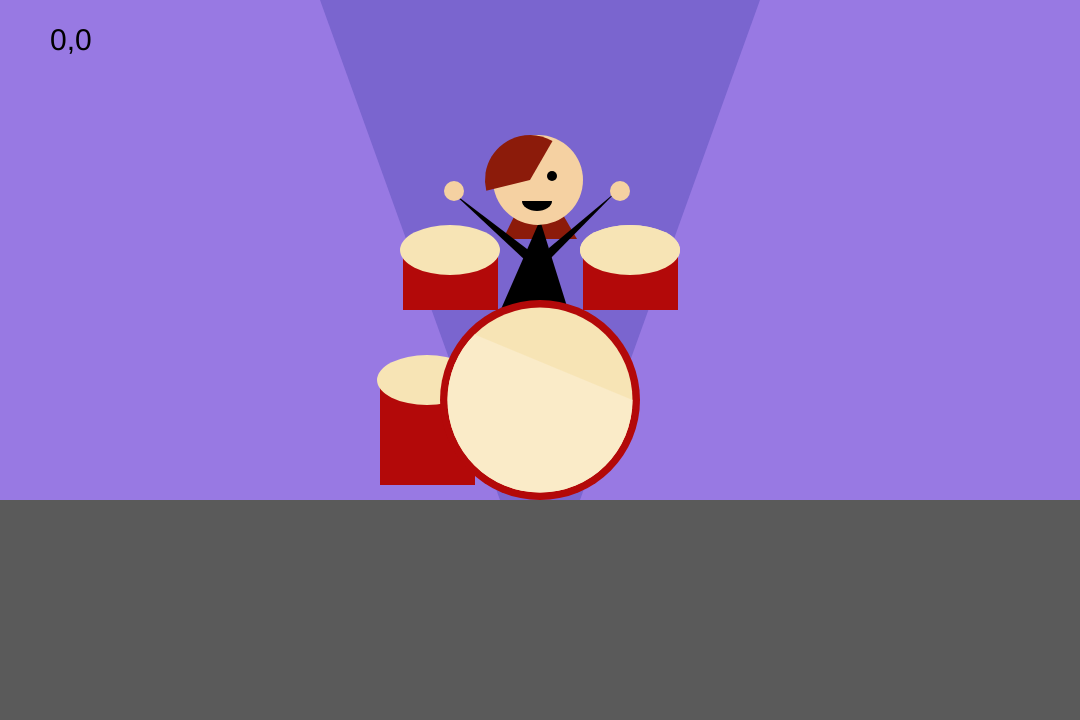
Frame 1 (no input)
Frame 60 (no input): identical to frame 1, image omitted
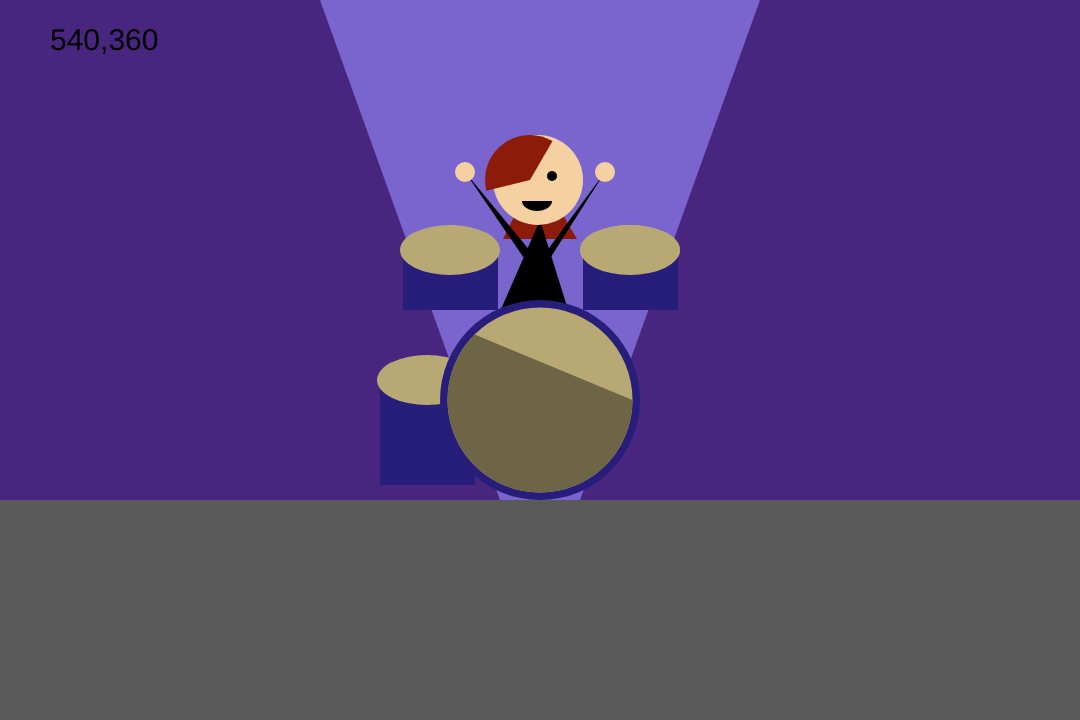
Frame 120 (the mouse pressed at the canvas centre since frame 60)

The p5.js sketch that drew these frames (run headless with seeded random() and noise() and a simulated clock; from frame 60 on, the mouse is pressed at the canvas centre):

// p5.js sketch
// ── sketch.js
function setup() {
  // put setup code here
  createCanvas(1080, 720)
  // rectMode(CENTER)
}

function draw() {
  background(122, 101, 207);
  fill(0);

  if (mouseIsPressed) {
    noStroke()
    // background lights
    fill(72, 38, 128)
    quad(0, 0, 320, 0, 500, 500, 0, 500)
    fill(72, 38, 128)
    quad(760, 0, 1080, 0, 1080, 500, 580, 500,)
    // stage
    ellipse(50, 50, 50, 50);
    fill(90)
    rect(0, 500, 1080, 720);
    // tom drum
    fill(39, 29, 122)
    rect(380, 375, 95, 110);
    fill(184, 169, 116);
    ellipse(427, 380, 100, 50);
    // back of head hair
    fill(140, 27, 10)
    triangle(537, 170, 577, 239, 503, 239)
    // stick
    fill('black')
    triangle(540, 220, 484, 348, 580, 348)
    // person
    fill('black')
    triangle(465, 172, 531, 252, 526, 261)
    triangle(605, 172, 549, 260, 549, 248)
    fill(245, 209, 162)
    ellipse(538, 180, 90, 90)
    ellipse(465, 172, 20, 20)
    ellipse(605, 172, 20, 20)

    // face
    fill('black')
    arc(537, 201, 30, 20, 0, (radians(180)))
    ellipse(520, 176, 10, 10)
    ellipse(552, 176, 10, 10)
    // hair
    fill(140, 27, 10)
    arc(530, 180, 90, 90, 116, (radians(300)))

    // bass drum and high toms
    fill(184, 169, 116);
    ellipse(630, 250, 100, 50);
    fill(39, 29, 122);
    ellipse(540, 400, 200, 200);
    fill(184, 169, 116);
    ellipse(540, 400, 185, 185);
    fill(110, 101, 70);
    arc(540, 400, 185, 185, 0, PI + QUARTER_PI, CHORD);
    fill(39, 29, 122)
    rect(403, 245, 95, 65);
    fill(184, 169, 116);
    ellipse(450, 250, 100, 50);
    fill(39, 29, 122)
    rect(583, 245, 95, 65);
    fill(184, 169, 116);
    ellipse(630, 250, 100, 50);


  } else {
    noStroke()
    // background lights
    fill(152, 121, 227)
    quad(0, 0, 320, 0, 500, 500, 0, 500)
    fill(152, 121, 227)
    quad(760, 0, 1080, 0, 1080, 500, 580, 500,)
    fill(90)
    rect(0, 500, 1080, 720);
    // back of head hair
    fill(140, 27, 10)
    triangle(537, 170, 577, 239, 503, 239)
    // stick
    fill('black')
    triangle(540, 220, 484, 348, 580, 348)
    // person
    fill('black')
    triangle(452, 192, 531, 252, 526, 261)
    triangle(617, 191, 549, 260, 549, 248)
    fill(245, 209, 162)
    ellipse(538, 180, 90, 90)
    ellipse(454, 191, 20, 20)
    ellipse(620, 191, 20, 20)

    // face
    fill('black')
    arc(537, 201, 30, 20, 0, (radians(180)))
    ellipse(520, 176, 10, 10)
    ellipse(552, 176, 10, 10)
    // hair
    fill(140, 27, 10)
    arc(530, 180, 90, 90, 116, (radians(300)))
    // tom drum
    fill(179, 9, 9)
    rect(380, 375, 95, 110);
    fill(247, 228, 181);
    ellipse(427, 380, 100, 50);

    // bass drum and high toms
    fill(247, 228, 181);
    ellipse(630, 250, 100, 50);
    fill(179, 9, 9);
    ellipse(540, 400, 200, 200);
    fill(247, 228, 181);
    ellipse(540, 400, 185, 185);
    fill(250, 235, 200);
    arc(540, 400, 185, 185, 0, PI + QUARTER_PI, CHORD);
    fill(179, 9, 9)
    rect(403, 245, 95, 65);
    fill(247, 228, 181);
    ellipse(450, 250, 100, 50);
    fill(179, 9, 9)
    rect(583, 245, 95, 65);
    fill(247, 228, 181);
    ellipse(630, 250, 100, 50);





  }

  print(mouseIsPressed) ;
  fill(0) ;
  textSize(30) ;
  // THIS HELPS YOU FIND COORDINATES
  text(mouseX + "," + mouseY, 50, 50) ;

}

// function mouseReleased () {
//   console.log(mouseX.toFixed(0) + ", " + mouseY.toFixed(0)) ;
